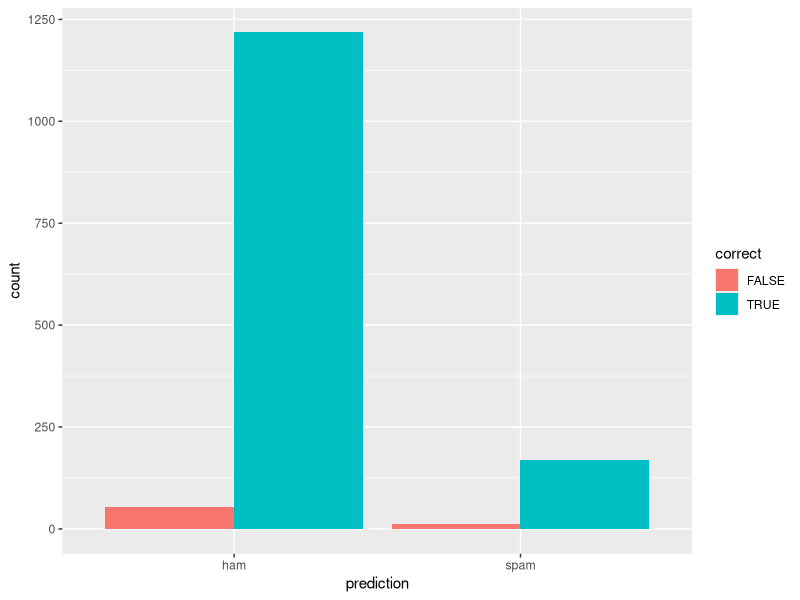

Write R code to recreate this figure.
library(tidyverse)
library(tm)
library(caret)
library(tidytext)

# set the random number seed for development
set.seed(42)

# read in the data
spam.data = read.csv("spam-detection.csv", header=T)

# change message from a factor to a character
spam.data = spam.data %>% mutate(message = as.character(spam.data$message))

# give dataset an ID column for each message
spam.data = spam.data %>% mutate(ID = seq.int(nrow(spam.data)))

# unnest all the tokens
spam.tokens = unnest_tokens(spam.data, output = word, input = message)

# filter out any text that contains a digit anywhere or is not of length 5
spam.tokens = spam.tokens %>% filter(!str_detect(word, "^\\D+$") | !str_detect(word, "\\w{5,}"))
spam.tokens = spam.tokens %>% anti_join(stop_words, by="word")

spam.tokens = spam.tokens %>% mutate(word = SnowballC::wordStem(word))

# create a document-term matrix with all features and tf weighting
spam.dtm = spam.tokens %>% count(ID, word)
spam.dtm = spam.dtm %>% cast_dtm(document = ID, term = word, value = n)

# remove any tokens that are missing from more than 99% of the documents in the corpus	   
spam.dtm = spam.dtm %>% removeSparseTerms(sparse = .99)

# at this point we have filtered out some of the original messages that have not met our guidelines
# (only contains strings with numbers or of length less than 5)
# so we need to figure out which messages are left, we can do this with group_by
# followed by a meaningless summarise. The goal here is to get the classificaiton
# labels for the messages left in our data set
classes.i.want = spam.tokens %>% group_by(ID, classification) %>% summarise(n=n())

# build the model data
model_data = cbind.data.frame(as.matrix(spam.dtm), as.factor(classes.i.want$classification))
number_of_cols = ncol(model_data)
colnames(model_data) = c(colnames(model_data)[1:(number_of_cols-1)], "classification")

# split train and test
index = createDataPartition(model_data$classification, p = 0.7, list = FALSE)
train_data = model_data[index, ]
test_data  = model_data[-index, ]

# this runs pretty quickly
spam.ham_rf = train(classification ~ ., data = train_data,  
                    method = "rf", ntree = 200, 
                    trControl = trainControl(method = "oob"))

# get the predictions to play with classification threshold
results = data.frame(actual = test_data$classification, predict(spam.ham_rf, test_data, type = "prob"))

# check if moving these around changes specifically try and see what happens if you 
# try results$ham == 1.0 and results$spam > 0
results$prediction = ifelse(results$ham >= 0.5, "ham", ifelse(results$spam >= 0.5, "spam", NA))

results$correct = ifelse(results$actual == results$prediction, TRUE, FALSE)

ggplot(results, aes(x = prediction, fill = correct)) + geom_bar(position = "dodge")
